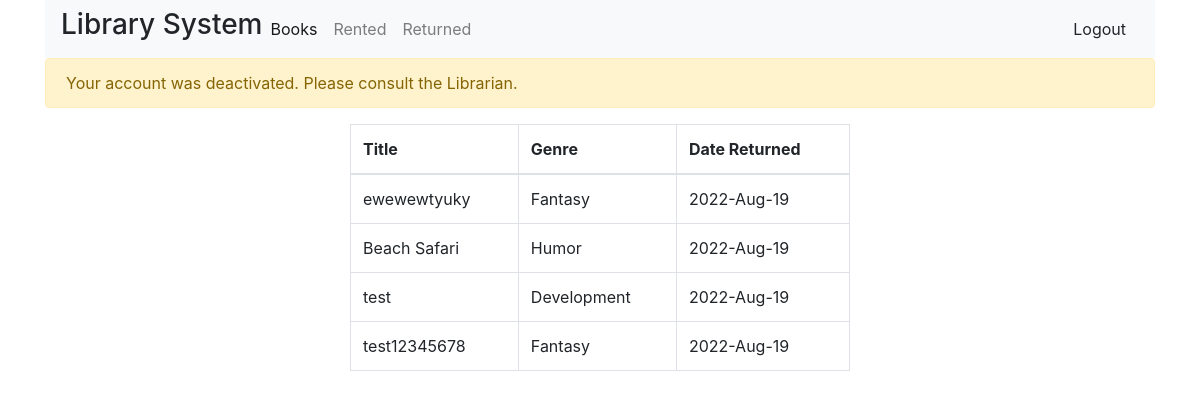
Page /pages/user_returned.php (signed in) on the committed database.
### tables this page shows
CREATE TABLE `rent` (
  `rent_id` int(11) NOT NULL,
  `book_id` int(11) NOT NULL,
  `user_id` int(11) NOT NULL,
  `status` varchar(255) NOT NULL,
  `rent_year` year(4) NOT NULL,
  `rent_month` varchar(11) NOT NULL,
  `rent_week` int(11) NOT NULL,
  `rent_day` int(11) NOT NULL,
  `return_day` int(11) NOT NULL,
  `return_year` year(4) NOT NULL,
  `return_month` varchar(11) NOT NULL,
  `return_week` int(11) NOT NULL,
  `returned_day` int(11) NOT NULL
);

CREATE TABLE `books` (
  `book_id` int(11) NOT NULL,
  `ISBN` varchar(255) NOT NULL,
  `title` varchar(255) NOT NULL,
  `genre` varchar(255) NOT NULL,
  `status` varchar(255) NOT NULL,
  `date_added` date NOT NULL
);

### pages/user_returned.php (the view, shortened to what this page needs)
<!DOCTYPE html>
<html>
<head>
	<?php
		include '../elements/meta.php';
		include '../actions/dbconn.php';
		$user_id = $_SESSION['user_id'];
		$sql = "SELECT b.book_id, b.title, b.genre, r.user_id, r.book_id, r.status, r.return_year, r.return_month, r.returned_day FROM books AS b JOIN rent AS r ON b.book_id=r.book_id WHERE user_id = $user_id AND r.status = 'returned' AND r.return_year != 0000";
		$result = $conn->query($sql);
	?>
</head>
<body>
		<div class="container">
			<?php include '../elements/header.php'; ?>
			<?php
			if(isset($_SESSION['message'])): ?>
			<div class="alert alert-<?=$_SESSION['msg_type']?>">
				<?php
					echo $_SESSION['message'];
				?>
			</div>
			<?php endif; ?>
			<div class="wrapper">
				<table class="table table-bordered">
				  <thead>
				    <tr>
				      <th scope="col">Title</th>
				      <th scope="col">Genre</th>
				      <th scope="col">Date Returned</th>
				    </tr>
				  </thead>
				  <?php
				  	 while($row = $result->fetch_assoc()): ?>
				  	 	<tr>
				  	 		<td><?php echo $row['title']; ?></td>
				  	 		<td><?php echo $row['genre']; ?></td>
				  	 		<td><?php echo $row['return_year'].'-'.$row['return_month'].'-'.$row['returned_day']; ?></td>
				  	 	</tr>
				  <?php endwhile; ?>
				</table>
			</div>
		</div>
</body>
</html>

### elements/meta.php (shortened to what this page needs)
<link rel="stylesheet" type="text/css" href="../assets/bootstrap/css/bootstrap.min.css">
<link rel="stylesheet" type="text/css" href="../assets/css/styles.css">
<link rel="stylesheet" href="//cdnjs.cloudflare.com/ajax/libs/morris.js/0.5.1/morris.css">

### elements/header.php (shortened to what this page needs)
<?php
	include 'meta.php';
?>
<nav class="navbar navbar-expand-lg navbar-light bg-light">
  <h3>Library System</h3>
  <div class="collapse navbar-collapse" id="navbarNav">
    <ul class="navbar-nav">
      <li class="nav-item active">
        <a class="nav-link" href="../pages/books.php">Books</a>
      </li>
    <?php   if($_SESSION['type'] == 'admin') : ?>
      <li class="nav-item">
        <a class="nav-link" href="../pages/lessees.php">Lessees</a>
      </li>
      <li class="nav-item">
        <a class="nav-link" href="admin_report_rented.php">Rented</a>
      </li>
      <li class="nav-item">
        <a class="nav-link" href="admin_report_returned.php">Returned</a>
      </li>
      <?php else: ?>
      <li class="nav-item">
        <a class="nav-link" href="user_rented.php">Rented</a>
      </li>
      <li class="nav-item">
        <a class="nav-link" href="user_returned.php">Returned</a>
      </li>
     <?php endif; ?>
    </ul>
  </div>
  <a href="../actions/logout.php" class="btn btn-light">Logout</a>
</nav>

### assets/css/styles.css (style rules this page uses)
body { max-width: 2500px; }
.wrapper { width: 500px; height: 100%; margin: 0 auto; }

### rows in the picture
rent: book.title "ewewewtyuky", book.genre "Fantasy", return_year "2022", return_month "Aug", returned_day "19"
rent: book.title "Beach Safari", book.genre "Humor", return_year "2022", return_month "Aug", returned_day "19"
rent: book.title "test", book.genre "Development", return_year "2022", return_month "Aug", returned_day "19"
rent: book.title "test12345678", book.genre "Fantasy", return_year "2022", return_month "Aug", returned_day "19"

### other values in the picture
$_SESSION['message'] "Your account was deactivated. Please consult the Librarian."
